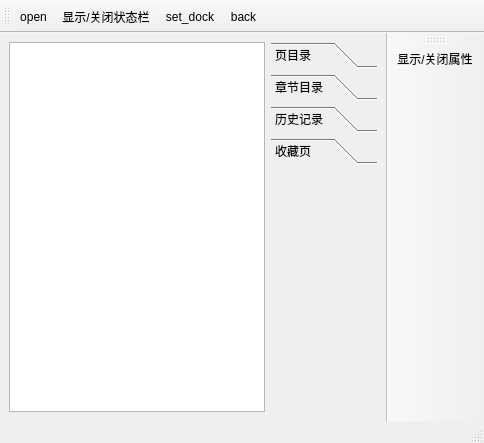
<?xml version="1.0" encoding="UTF-8"?>
<ui version="4.0">
 <class>ReadWin</class>
 <widget class="QMainWindow" name="ReadWin">
  <property name="geometry">
   <rect>
    <x>0</x>
    <y>0</y>
    <width>484</width>
    <height>443</height>
   </rect>
  </property>
  <property name="windowTitle">
   <string>MainWindow</string>
  </property>
  <widget class="QWidget" name="centralwidget">
   <layout class="QHBoxLayout" name="horizontalLayout">
    <item>
     <widget class="QGraphicsView" name="myview">
      <property name="dragMode">
       <enum>QGraphicsView::ScrollHandDrag</enum>
      </property>
     </widget>
    </item>
    <item>
     <widget class="QToolBox" name="zhanglist">
      <property name="currentIndex">
       <number>3</number>
      </property>
      <widget class="QWidget" name="page_3">
       <property name="geometry">
        <rect>
         <x>0</x>
         <y>0</y>
         <width>219</width>
         <height>244</height>
        </rect>
       </property>
       <attribute name="label">
        <string>页目录</string>
       </attribute>
       <layout class="QVBoxLayout" name="verticalLayout">
        <item>
         <widget class="QListWidget" name="listWidget"/>
        </item>
       </layout>
      </widget>
      <widget class="QWidget" name="page_4">
       <property name="geometry">
        <rect>
         <x>0</x>
         <y>0</y>
         <width>164</width>
         <height>244</height>
        </rect>
       </property>
       <attribute name="label">
        <string>章节目录</string>
       </attribute>
      </widget>
      <widget class="QWidget" name="page_5">
       <property name="geometry">
        <rect>
         <x>0</x>
         <y>0</y>
         <width>164</width>
         <height>244</height>
        </rect>
       </property>
       <attribute name="label">
        <string>历史记录</string>
       </attribute>
      </widget>
      <widget class="QWidget" name="page_6">
       <property name="geometry">
        <rect>
         <x>0</x>
         <y>0</y>
         <width>164</width>
         <height>244</height>
        </rect>
       </property>
       <attribute name="label">
        <string>收藏页</string>
       </attribute>
      </widget>
     </widget>
    </item>
   </layout>
  </widget>
  <widget class="QStatusBar" name="statusbar"/>
  <widget class="QToolBar" name="toolBar">
   <property name="windowTitle">
    <string>toolBar</string>
   </property>
   <attribute name="toolBarArea">
    <enum>TopToolBarArea</enum>
   </attribute>
   <attribute name="toolBarBreak">
    <bool>false</bool>
   </attribute>
   <addaction name="actionopen"/>
   <addaction name="actionBar"/>
   <addaction name="actionset_dock"/>
   <addaction name="actionback"/>
  </widget>
  <widget class="QToolBar" name="toolBar_2">
   <property name="windowTitle">
    <string>toolBar_2</string>
   </property>
   <property name="layoutDirection">
    <enum>Qt::LeftToRight</enum>
   </property>
   <property name="orientation">
    <enum>Qt::Vertical</enum>
   </property>
   <attribute name="toolBarArea">
    <enum>RightToolBarArea</enum>
   </attribute>
   <attribute name="toolBarBreak">
    <bool>false</bool>
   </attribute>
   <addaction name="actionDock"/>
  </widget>
  <action name="actionDock">
   <property name="icon">
    <iconset resource="res.qrc">
     <normaloff>:/icon/列表黑.png</normaloff>:/icon/列表黑.png</iconset>
   </property>
   <property name="text">
    <string>显示/关闭属性</string>
   </property>
   <property name="shortcut">
    <string>Ctrl+D</string>
   </property>
  </action>
  <action name="actionBar">
   <property name="icon">
    <iconset resource="res.qrc">
     <normaloff>:/icon/消息.png</normaloff>:/icon/消息.png</iconset>
   </property>
   <property name="text">
    <string>显示/关闭状态栏</string>
   </property>
   <property name="toolTip">
    <string>状态栏</string>
   </property>
   <property name="shortcut">
    <string>Ctrl+B</string>
   </property>
  </action>
  <action name="actionset_dock">
   <property name="icon">
    <iconset resource="res.qrc">
     <normaloff>:/icon/icons8-设置-100.png</normaloff>:/icon/icons8-设置-100.png</iconset>
   </property>
   <property name="text">
    <string>set_dock</string>
   </property>
  </action>
  <action name="actionopen">
   <property name="icon">
    <iconset resource="res.qrc">
     <normaloff>:/icon/icons8-打开视图-100.png</normaloff>:/icon/icons8-打开视图-100.png</iconset>
   </property>
   <property name="text">
    <string>open</string>
   </property>
   <property name="toolTip">
    <string>打开文件</string>
   </property>
  </action>
  <action name="actionback">
   <property name="icon">
    <iconset resource="res.qrc">
     <normaloff>:/icon/home黑.png</normaloff>:/icon/home黑.png</iconset>
   </property>
   <property name="text">
    <string>back</string>
   </property>
  </action>
 </widget>
 <resources>
  <include location="res.qrc"/>
 </resources>
 <connections/>
</ui>
